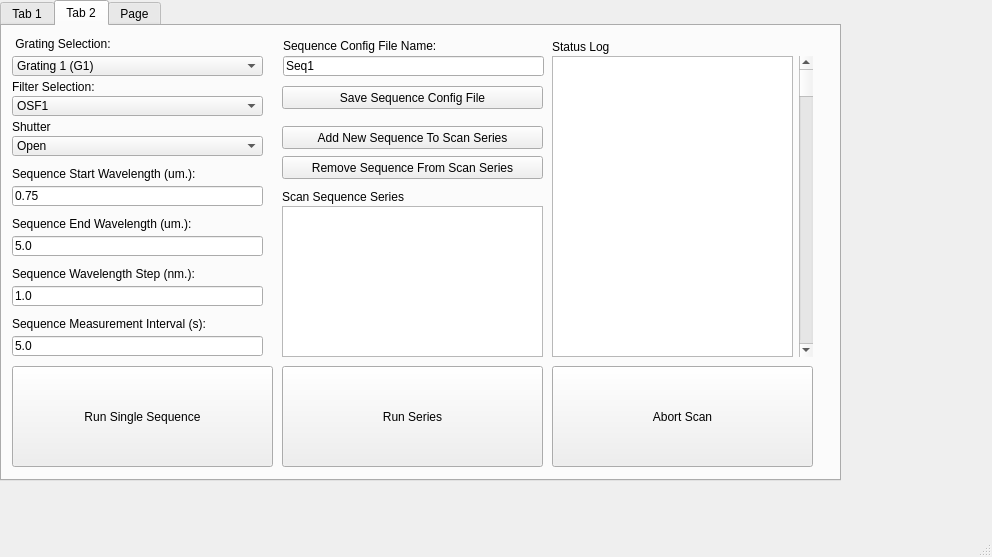
<?xml version="1.0" encoding="UTF-8"?>
<ui version="4.0">
 <class>MainWindow</class>
 <widget class="QMainWindow" name="MainWindow">
  <property name="geometry">
   <rect>
    <x>0</x>
    <y>0</y>
    <width>992</width>
    <height>557</height>
   </rect>
  </property>
  <property name="windowTitle">
   <string>MainWindow</string>
  </property>
  <widget class="QWidget" name="centralwidget">
   <widget class="QTabWidget" name="tabWidget">
    <property name="geometry">
     <rect>
      <x>0</x>
      <y>0</y>
      <width>841</width>
      <height>481</height>
     </rect>
    </property>
    <property name="currentIndex">
     <number>1</number>
    </property>
    <widget class="QWidget" name="tab1_series_scan">
     <attribute name="title">
      <string>Tab 1</string>
     </attribute>
     <widget class="QListWidget" name="sequence_config_files_tab1">
      <property name="geometry">
       <rect>
        <x>280</x>
        <y>180</y>
        <width>261</width>
        <height>151</height>
       </rect>
      </property>
     </widget>
     <widget class="QLabel" name="sequence_progress_label_tab1">
      <property name="geometry">
       <rect>
        <x>280</x>
        <y>10</y>
        <width>211</width>
        <height>21</height>
       </rect>
      </property>
      <property name="text">
       <string>Current Sequence Progress</string>
      </property>
     </widget>
     <widget class="QProgressBar" name="sequence_progressBar_tab1">
      <property name="geometry">
       <rect>
        <x>280</x>
        <y>30</y>
        <width>251</width>
        <height>23</height>
       </rect>
      </property>
      <property name="value">
       <number>24</number>
      </property>
     </widget>
     <widget class="QLabel" name="series_progress_label_tab1">
      <property name="geometry">
       <rect>
        <x>280</x>
        <y>50</y>
        <width>221</width>
        <height>20</height>
       </rect>
      </property>
      <property name="text">
       <string>Scan Sequence Series Progress</string>
      </property>
     </widget>
     <widget class="QProgressBar" name="series_progressBar_tab1">
      <property name="geometry">
       <rect>
        <x>280</x>
        <y>70</y>
        <width>251</width>
        <height>23</height>
       </rect>
      </property>
      <property name="value">
       <number>24</number>
      </property>
     </widget>
     <widget class="QLabel" name="sequence_config_files_label_tab1">
      <property name="geometry">
       <rect>
        <x>280</x>
        <y>160</y>
        <width>221</width>
        <height>21</height>
       </rect>
      </property>
      <property name="text">
       <string>Scan Sequence Series Config Files</string>
      </property>
     </widget>
     <widget class="QPushButton" name="run_single_tab1">
      <property name="geometry">
       <rect>
        <x>10</x>
        <y>340</y>
        <width>261</width>
        <height>101</height>
       </rect>
      </property>
      <property name="text">
       <string>Run Single Sequence</string>
      </property>
     </widget>
     <widget class="QPushButton" name="run_series_tab1">
      <property name="geometry">
       <rect>
        <x>280</x>
        <y>340</y>
        <width>261</width>
        <height>101</height>
       </rect>
      </property>
      <property name="text">
       <string>Run Series</string>
      </property>
     </widget>
     <widget class="QPushButton" name="abort_scan_button_tab1">
      <property name="geometry">
       <rect>
        <x>550</x>
        <y>340</y>
        <width>261</width>
        <height>101</height>
       </rect>
      </property>
      <property name="text">
       <string>Abort Scan</string>
      </property>
     </widget>
     <widget class="QLabel" name="saved_configs_label_tab1">
      <property name="geometry">
       <rect>
        <x>10</x>
        <y>10</y>
        <width>221</width>
        <height>21</height>
       </rect>
      </property>
      <property name="text">
       <string>Saved Sequence Config Files</string>
      </property>
     </widget>
     <widget class="QLabel" name="status_log_label_tab1">
      <property name="geometry">
       <rect>
        <x>550</x>
        <y>10</y>
        <width>101</width>
        <height>21</height>
       </rect>
      </property>
      <property name="text">
       <string>Status Log</string>
      </property>
     </widget>
     <widget class="QPushButton" name="remove_sequence_button_tab1">
      <property name="geometry">
       <rect>
        <x>280</x>
        <y>130</y>
        <width>261</width>
        <height>23</height>
       </rect>
      </property>
      <property name="text">
       <string>Remove Sequence From Scan Series</string>
      </property>
     </widget>
     <widget class="QPushButton" name="add_sequence_button_tab1">
      <property name="geometry">
       <rect>
        <x>280</x>
        <y>100</y>
        <width>261</width>
        <height>23</height>
       </rect>
      </property>
      <property name="sizePolicy">
       <sizepolicy hsizetype="Minimum" vsizetype="Maximum">
        <horstretch>0</horstretch>
        <verstretch>0</verstretch>
       </sizepolicy>
      </property>
      <property name="text">
       <string>Add New Sequence To Scan Series</string>
      </property>
     </widget>
     <widget class="QWidget" name="layoutWidget">
      <property name="geometry">
       <rect>
        <x>550</x>
        <y>30</y>
        <width>261</width>
        <height>301</height>
       </rect>
      </property>
      <layout class="QHBoxLayout" name="sl_horizontalLayout_tab1">
       <item>
        <widget class="QListWidget" name="status_log_tab1"/>
       </item>
       <item>
        <widget class="QScrollBar" name="sl_scrollBar_tab1">
         <property name="orientation">
          <enum>Qt::Vertical</enum>
         </property>
        </widget>
       </item>
      </layout>
     </widget>
     <widget class="QWidget" name="">
      <property name="geometry">
       <rect>
        <x>10</x>
        <y>30</y>
        <width>261</width>
        <height>301</height>
       </rect>
      </property>
      <layout class="QHBoxLayout" name="scf_horizontalLayout_tab1">
       <item>
        <widget class="QListWidget" name="saved_config_files_tab1"/>
       </item>
       <item>
        <widget class="QScrollBar" name="scf_scrollBar_tab1">
         <property name="orientation">
          <enum>Qt::Vertical</enum>
         </property>
        </widget>
       </item>
      </layout>
     </widget>
    </widget>
    <widget class="QWidget" name="tab2_single_scan">
     <attribute name="title">
      <string>Tab 2</string>
     </attribute>
     <widget class="QLabel" name="grating_select_label_tab2">
      <property name="geometry">
       <rect>
        <x>10</x>
        <y>10</y>
        <width>161</width>
        <height>16</height>
       </rect>
      </property>
      <property name="text">
       <string> Grating Selection:</string>
      </property>
     </widget>
     <widget class="QComboBox" name="grating_select_cbox_tab2">
      <property name="geometry">
       <rect>
        <x>10</x>
        <y>30</y>
        <width>251</width>
        <height>20</height>
       </rect>
      </property>
      <property name="currentIndex">
       <number>0</number>
      </property>
      <item>
       <property name="text">
        <string>Grating 1 (G1)</string>
       </property>
      </item>
      <item>
       <property name="text">
        <string>Grating 2 (G2)</string>
       </property>
      </item>
      <item>
       <property name="text">
        <string>Grating 3 (G3)</string>
       </property>
      </item>
     </widget>
     <widget class="QLabel" name="sequence_start_wave_label">
      <property name="geometry">
       <rect>
        <x>10</x>
        <y>140</y>
        <width>231</width>
        <height>16</height>
       </rect>
      </property>
      <property name="sizePolicy">
       <sizepolicy hsizetype="Maximum" vsizetype="Maximum">
        <horstretch>0</horstretch>
        <verstretch>0</verstretch>
       </sizepolicy>
      </property>
      <property name="text">
       <string>Sequence Start Wavelength (um.):</string>
      </property>
     </widget>
     <widget class="QLineEdit" name="sequence_wave_start_ledit">
      <property name="geometry">
       <rect>
        <x>10</x>
        <y>160</y>
        <width>251</width>
        <height>20</height>
       </rect>
      </property>
      <property name="sizePolicy">
       <sizepolicy hsizetype="Expanding" vsizetype="Maximum">
        <horstretch>0</horstretch>
        <verstretch>0</verstretch>
       </sizepolicy>
      </property>
      <property name="text">
       <string>0.75</string>
      </property>
      <property name="placeholderText">
       <string/>
      </property>
     </widget>
     <widget class="QLabel" name="sequence_end_wave_label">
      <property name="geometry">
       <rect>
        <x>10</x>
        <y>190</y>
        <width>221</width>
        <height>16</height>
       </rect>
      </property>
      <property name="sizePolicy">
       <sizepolicy hsizetype="Maximum" vsizetype="Maximum">
        <horstretch>0</horstretch>
        <verstretch>0</verstretch>
       </sizepolicy>
      </property>
      <property name="text">
       <string>Sequence End Wavelength (um.):</string>
      </property>
     </widget>
     <widget class="QLineEdit" name="sequence_wave_end_ledit">
      <property name="geometry">
       <rect>
        <x>10</x>
        <y>210</y>
        <width>251</width>
        <height>20</height>
       </rect>
      </property>
      <property name="sizePolicy">
       <sizepolicy hsizetype="Expanding" vsizetype="Maximum">
        <horstretch>0</horstretch>
        <verstretch>0</verstretch>
       </sizepolicy>
      </property>
      <property name="text">
       <string>5.0</string>
      </property>
      <property name="placeholderText">
       <string/>
      </property>
     </widget>
     <widget class="QLabel" name="sequence_wave_step_label">
      <property name="geometry">
       <rect>
        <x>10</x>
        <y>240</y>
        <width>251</width>
        <height>16</height>
       </rect>
      </property>
      <property name="sizePolicy">
       <sizepolicy hsizetype="Maximum" vsizetype="Maximum">
        <horstretch>0</horstretch>
        <verstretch>0</verstretch>
       </sizepolicy>
      </property>
      <property name="text">
       <string>Sequence Wavelength Step (nm.):</string>
      </property>
     </widget>
     <widget class="QLineEdit" name="sequence_wave_step_ledit">
      <property name="geometry">
       <rect>
        <x>10</x>
        <y>260</y>
        <width>251</width>
        <height>20</height>
       </rect>
      </property>
      <property name="sizePolicy">
       <sizepolicy hsizetype="Expanding" vsizetype="Maximum">
        <horstretch>0</horstretch>
        <verstretch>0</verstretch>
       </sizepolicy>
      </property>
      <property name="text">
       <string>1.0</string>
      </property>
      <property name="placeholderText">
       <string>1.0</string>
      </property>
     </widget>
     <widget class="QLabel" name="sequence_measure_int_label">
      <property name="geometry">
       <rect>
        <x>10</x>
        <y>290</y>
        <width>261</width>
        <height>16</height>
       </rect>
      </property>
      <property name="text">
       <string>Sequence Measurement Interval (s):</string>
      </property>
     </widget>
     <widget class="QLineEdit" name="sequence_measure_int_ledit">
      <property name="geometry">
       <rect>
        <x>10</x>
        <y>310</y>
        <width>251</width>
        <height>20</height>
       </rect>
      </property>
      <property name="text">
       <string>5.0</string>
      </property>
      <property name="placeholderText">
       <string/>
      </property>
     </widget>
     <widget class="QLabel" name="sequence_name_label">
      <property name="geometry">
       <rect>
        <x>281</x>
        <y>10</y>
        <width>241</width>
        <height>20</height>
       </rect>
      </property>
      <property name="sizePolicy">
       <sizepolicy hsizetype="Preferred" vsizetype="Maximum">
        <horstretch>0</horstretch>
        <verstretch>0</verstretch>
       </sizepolicy>
      </property>
      <property name="text">
       <string>Sequence Config File Name:</string>
      </property>
     </widget>
     <widget class="QLineEdit" name="sequence_name_ledit">
      <property name="geometry">
       <rect>
        <x>281</x>
        <y>30</y>
        <width>261</width>
        <height>20</height>
       </rect>
      </property>
      <property name="text">
       <string>Seq1</string>
      </property>
      <property name="placeholderText">
       <string/>
      </property>
     </widget>
     <widget class="QPushButton" name="save_sequence_pushButton_4_tab2">
      <property name="geometry">
       <rect>
        <x>280</x>
        <y>60</y>
        <width>261</width>
        <height>23</height>
       </rect>
      </property>
      <property name="text">
       <string>Save Sequence Config File</string>
      </property>
     </widget>
     <widget class="QLabel" name="status_log_label_tab2">
      <property name="geometry">
       <rect>
        <x>550</x>
        <y>10</y>
        <width>91</width>
        <height>21</height>
       </rect>
      </property>
      <property name="text">
       <string>Status Log</string>
      </property>
     </widget>
     <widget class="QPushButton" name="run_series_tab2">
      <property name="geometry">
       <rect>
        <x>280</x>
        <y>340</y>
        <width>261</width>
        <height>101</height>
       </rect>
      </property>
      <property name="text">
       <string>Run Series</string>
      </property>
     </widget>
     <widget class="QPushButton" name="run_single_tab2">
      <property name="geometry">
       <rect>
        <x>10</x>
        <y>340</y>
        <width>261</width>
        <height>101</height>
       </rect>
      </property>
      <property name="text">
       <string>Run Single Sequence</string>
      </property>
     </widget>
     <widget class="QPushButton" name="abort_scan_button_tab2">
      <property name="geometry">
       <rect>
        <x>550</x>
        <y>340</y>
        <width>261</width>
        <height>101</height>
       </rect>
      </property>
      <property name="text">
       <string>Abort Scan</string>
      </property>
     </widget>
     <widget class="QComboBox" name="osf_select_cbox">
      <property name="geometry">
       <rect>
        <x>10</x>
        <y>70</y>
        <width>251</width>
        <height>20</height>
       </rect>
      </property>
      <item>
       <property name="text">
        <string>OSF1</string>
       </property>
      </item>
      <item>
       <property name="text">
        <string>OSF2</string>
       </property>
      </item>
      <item>
       <property name="text">
        <string>OSF3</string>
       </property>
      </item>
      <item>
       <property name="text">
        <string>OSF4</string>
       </property>
      </item>
     </widget>
     <widget class="QLabel" name="osf_select_label_tab2">
      <property name="geometry">
       <rect>
        <x>10</x>
        <y>50</y>
        <width>251</width>
        <height>21</height>
       </rect>
      </property>
      <property name="text">
       <string>Filter Selection:</string>
      </property>
     </widget>
     <widget class="QPushButton" name="remove_sequence_button_tab2">
      <property name="geometry">
       <rect>
        <x>280</x>
        <y>130</y>
        <width>261</width>
        <height>23</height>
       </rect>
      </property>
      <property name="text">
       <string>Remove Sequence From Scan Series</string>
      </property>
     </widget>
     <widget class="QLabel" name="sequence_config_files_label_tab2">
      <property name="geometry">
       <rect>
        <x>280</x>
        <y>160</y>
        <width>211</width>
        <height>21</height>
       </rect>
      </property>
      <property name="text">
       <string>Scan Sequence Series</string>
      </property>
     </widget>
     <widget class="QPushButton" name="add_sequence_button_tab2">
      <property name="geometry">
       <rect>
        <x>280</x>
        <y>100</y>
        <width>261</width>
        <height>23</height>
       </rect>
      </property>
      <property name="sizePolicy">
       <sizepolicy hsizetype="Minimum" vsizetype="Maximum">
        <horstretch>0</horstretch>
        <verstretch>0</verstretch>
       </sizepolicy>
      </property>
      <property name="text">
       <string>Add New Sequence To Scan Series</string>
      </property>
     </widget>
     <widget class="QListWidget" name="sequence_config_files_tab2">
      <property name="geometry">
       <rect>
        <x>280</x>
        <y>180</y>
        <width>261</width>
        <height>151</height>
       </rect>
      </property>
     </widget>
     <widget class="QLabel" name="shutter_position_label_tab2">
      <property name="geometry">
       <rect>
        <x>10</x>
        <y>90</y>
        <width>251</width>
        <height>21</height>
       </rect>
      </property>
      <property name="text">
       <string>Shutter</string>
      </property>
     </widget>
     <widget class="QComboBox" name="shutter_position_cbox_tab2">
      <property name="geometry">
       <rect>
        <x>10</x>
        <y>110</y>
        <width>251</width>
        <height>20</height>
       </rect>
      </property>
      <item>
       <property name="text">
        <string>Open</string>
       </property>
      </item>
      <item>
       <property name="text">
        <string>Closed</string>
       </property>
      </item>
     </widget>
     <widget class="QWidget" name="layoutWidget_2">
      <property name="geometry">
       <rect>
        <x>550</x>
        <y>30</y>
        <width>261</width>
        <height>301</height>
       </rect>
      </property>
      <layout class="QHBoxLayout" name="sl_horizontalLayout_tab2">
       <item>
        <widget class="QListWidget" name="status_log_tab2"/>
       </item>
       <item>
        <widget class="QScrollBar" name="sl_scrollBar_tab2">
         <property name="orientation">
          <enum>Qt::Vertical</enum>
         </property>
        </widget>
       </item>
      </layout>
     </widget>
    </widget>
    <widget class="QWidget" name="tab3_settings">
     <attribute name="title">
      <string>Page</string>
     </attribute>
     <widget class="QLabel" name="metadata_label_tab3">
      <property name="geometry">
       <rect>
        <x>10</x>
        <y>110</y>
        <width>131</width>
        <height>21</height>
       </rect>
      </property>
      <property name="text">
       <string>Metadata to Include</string>
      </property>
     </widget>
     <widget class="QCheckBox" name="checkBox">
      <property name="geometry">
       <rect>
        <x>10</x>
        <y>130</y>
        <width>141</width>
        <height>21</height>
       </rect>
      </property>
      <property name="text">
       <string>Cryo_Temperature</string>
      </property>
     </widget>
     <widget class="QCheckBox" name="checkBox_2">
      <property name="geometry">
       <rect>
        <x>10</x>
        <y>150</y>
        <width>141</width>
        <height>21</height>
       </rect>
      </property>
      <property name="text">
       <string>Power_Meter</string>
      </property>
     </widget>
     <widget class="QCheckBox" name="checkBox_3">
      <property name="geometry">
       <rect>
        <x>10</x>
        <y>170</y>
        <width>141</width>
        <height>21</height>
       </rect>
      </property>
      <property name="text">
       <string>Filter_Wheel_1</string>
      </property>
     </widget>
     <widget class="QCheckBox" name="checkBox_4">
      <property name="geometry">
       <rect>
        <x>10</x>
        <y>190</y>
        <width>141</width>
        <height>21</height>
       </rect>
      </property>
      <property name="text">
       <string>Filter_Wheel_2</string>
      </property>
     </widget>
     <widget class="QCheckBox" name="checkBox_5">
      <property name="geometry">
       <rect>
        <x>10</x>
        <y>210</y>
        <width>141</width>
        <height>21</height>
       </rect>
      </property>
      <property name="text">
       <string>Grating</string>
      </property>
     </widget>
     <widget class="QCheckBox" name="checkBox_6">
      <property name="geometry">
       <rect>
        <x>10</x>
        <y>230</y>
        <width>141</width>
        <height>21</height>
       </rect>
      </property>
      <property name="text">
       <string>Wavelength</string>
      </property>
     </widget>
     <widget class="QCheckBox" name="checkBox_7">
      <property name="geometry">
       <rect>
        <x>10</x>
        <y>250</y>
        <width>201</width>
        <height>21</height>
       </rect>
      </property>
      <property name="text">
       <string>Measurement_Interval</string>
      </property>
     </widget>
     <widget class="QLabel" name="keywords_label_tab3">
      <property name="geometry">
       <rect>
        <x>10</x>
        <y>280</y>
        <width>121</width>
        <height>41</height>
       </rect>
      </property>
      <property name="text">
       <string>Search Keywords:</string>
      </property>
     </widget>
     <widget class="QLineEdit" name="storage_path_lineEdit_tab3">
      <property name="geometry">
       <rect>
        <x>10</x>
        <y>30</y>
        <width>261</width>
        <height>20</height>
       </rect>
      </property>
      <property name="text">
       <string>/data/big_data/</string>
      </property>
      <property name="placeholderText">
       <string/>
      </property>
     </widget>
     <widget class="QLabel" name="storage_path_label_tab3">
      <property name="geometry">
       <rect>
        <x>10</x>
        <y>10</y>
        <width>121</width>
        <height>21</height>
       </rect>
      </property>
      <property name="text">
       <string>Storage Path:</string>
      </property>
     </widget>
     <widget class="QLineEdit" name="filename_suffix_lineEdit_tab3">
      <property name="geometry">
       <rect>
        <x>10</x>
        <y>80</y>
        <width>261</width>
        <height>20</height>
       </rect>
      </property>
      <property name="text">
       <string>_30042021_1701</string>
      </property>
      <property name="placeholderText">
       <string/>
      </property>
     </widget>
     <widget class="QLabel" name="filename_suffix_label_tab3">
      <property name="geometry">
       <rect>
        <x>10</x>
        <y>60</y>
        <width>121</width>
        <height>21</height>
       </rect>
      </property>
      <property name="text">
       <string>Filename Suffix:</string>
      </property>
     </widget>
     <widget class="QLabel" name="data_format_label_tab3">
      <property name="geometry">
       <rect>
        <x>280</x>
        <y>13</y>
        <width>81</width>
        <height>20</height>
       </rect>
      </property>
      <property name="text">
       <string>Data Format:</string>
      </property>
     </widget>
     <widget class="QComboBox" name="data_format_comboBox_tab3">
      <property name="geometry">
       <rect>
        <x>370</x>
        <y>10</y>
        <width>171</width>
        <height>22</height>
       </rect>
      </property>
      <item>
       <property name="text">
        <string>.csv</string>
       </property>
      </item>
      <item>
       <property name="text">
        <string>.json</string>
       </property>
      </item>
      <item>
       <property name="text">
        <string>.parquet</string>
       </property>
      </item>
     </widget>
     <widget class="QComboBox" name="compression_comboBox_tab3">
      <property name="geometry">
       <rect>
        <x>370</x>
        <y>47</y>
        <width>171</width>
        <height>22</height>
       </rect>
      </property>
      <item>
       <property name="text">
        <string>.zip</string>
       </property>
      </item>
      <item>
       <property name="text">
        <string>.tgz</string>
       </property>
      </item>
      <item>
       <property name="text">
        <string>.tar</string>
       </property>
      </item>
     </widget>
     <widget class="QLabel" name="compresssion_label_tab3">
      <property name="geometry">
       <rect>
        <x>280</x>
        <y>50</y>
        <width>81</width>
        <height>20</height>
       </rect>
      </property>
      <property name="text">
       <string>Compression:</string>
      </property>
     </widget>
     <widget class="QLineEdit" name="keywords_lineEdit_tab3">
      <property name="geometry">
       <rect>
        <x>10</x>
        <y>310</y>
        <width>261</width>
        <height>20</height>
       </rect>
      </property>
      <property name="text">
       <string>Test, Development</string>
      </property>
      <property name="placeholderText">
       <string/>
      </property>
     </widget>
     <widget class="QCheckBox" name="overwrite_checkBox_tab3">
      <property name="geometry">
       <rect>
        <x>280</x>
        <y>140</y>
        <width>221</width>
        <height>31</height>
       </rect>
      </property>
      <property name="text">
       <string>Overwrite Without Warning</string>
      </property>
     </widget>
     <widget class="QPushButton" name="run_single_tab3">
      <property name="geometry">
       <rect>
        <x>10</x>
        <y>340</y>
        <width>261</width>
        <height>101</height>
       </rect>
      </property>
      <property name="text">
       <string>Run Single Sequence</string>
      </property>
     </widget>
     <widget class="QLabel" name="status_log_label_tab3">
      <property name="geometry">
       <rect>
        <x>550</x>
        <y>10</y>
        <width>91</width>
        <height>21</height>
       </rect>
      </property>
      <property name="text">
       <string>Status Log</string>
      </property>
     </widget>
     <widget class="QPushButton" name="abort_scan_button_tab3">
      <property name="geometry">
       <rect>
        <x>550</x>
        <y>340</y>
        <width>261</width>
        <height>101</height>
       </rect>
      </property>
      <property name="text">
       <string>Abort Scan</string>
      </property>
     </widget>
     <widget class="QPushButton" name="run_series_tab3">
      <property name="geometry">
       <rect>
        <x>280</x>
        <y>340</y>
        <width>261</width>
        <height>101</height>
       </rect>
      </property>
      <property name="text">
       <string>Run Series</string>
      </property>
     </widget>
     <widget class="QPushButton" name="add_sequence_button_tab3">
      <property name="geometry">
       <rect>
        <x>280</x>
        <y>80</y>
        <width>261</width>
        <height>23</height>
       </rect>
      </property>
      <property name="sizePolicy">
       <sizepolicy hsizetype="Minimum" vsizetype="Maximum">
        <horstretch>0</horstretch>
        <verstretch>0</verstretch>
       </sizepolicy>
      </property>
      <property name="text">
       <string>Add New Sequence To Scan Series</string>
      </property>
     </widget>
     <widget class="QPushButton" name="remove_sequence_button_tab3">
      <property name="geometry">
       <rect>
        <x>280</x>
        <y>110</y>
        <width>261</width>
        <height>23</height>
       </rect>
      </property>
      <property name="text">
       <string>Remove Sequence From Scan Series</string>
      </property>
     </widget>
     <widget class="QLabel" name="sequence_config_files_label_tab3">
      <property name="geometry">
       <rect>
        <x>280</x>
        <y>170</y>
        <width>161</width>
        <height>31</height>
       </rect>
      </property>
      <property name="text">
       <string>Scan Sequence Series</string>
      </property>
     </widget>
     <widget class="QListWidget" name="sequence_config_files_tab3">
      <property name="geometry">
       <rect>
        <x>280</x>
        <y>200</y>
        <width>261</width>
        <height>131</height>
       </rect>
      </property>
     </widget>
     <widget class="QWidget" name="layoutWidget_3">
      <property name="geometry">
       <rect>
        <x>550</x>
        <y>30</y>
        <width>261</width>
        <height>301</height>
       </rect>
      </property>
      <layout class="QHBoxLayout" name="sl_horizontalLayout_tab3">
       <item>
        <widget class="QListWidget" name="status_log_tab3"/>
       </item>
       <item>
        <widget class="QScrollBar" name="sl_scrollBar_tab3">
         <property name="orientation">
          <enum>Qt::Vertical</enum>
         </property>
        </widget>
       </item>
      </layout>
     </widget>
    </widget>
   </widget>
  </widget>
  <widget class="QMenuBar" name="menubar">
   <property name="geometry">
    <rect>
     <x>0</x>
     <y>0</y>
     <width>992</width>
     <height>26</height>
    </rect>
   </property>
  </widget>
  <widget class="QStatusBar" name="statusbar"/>
 </widget>
 <resources/>
 <connections/>
</ui>
